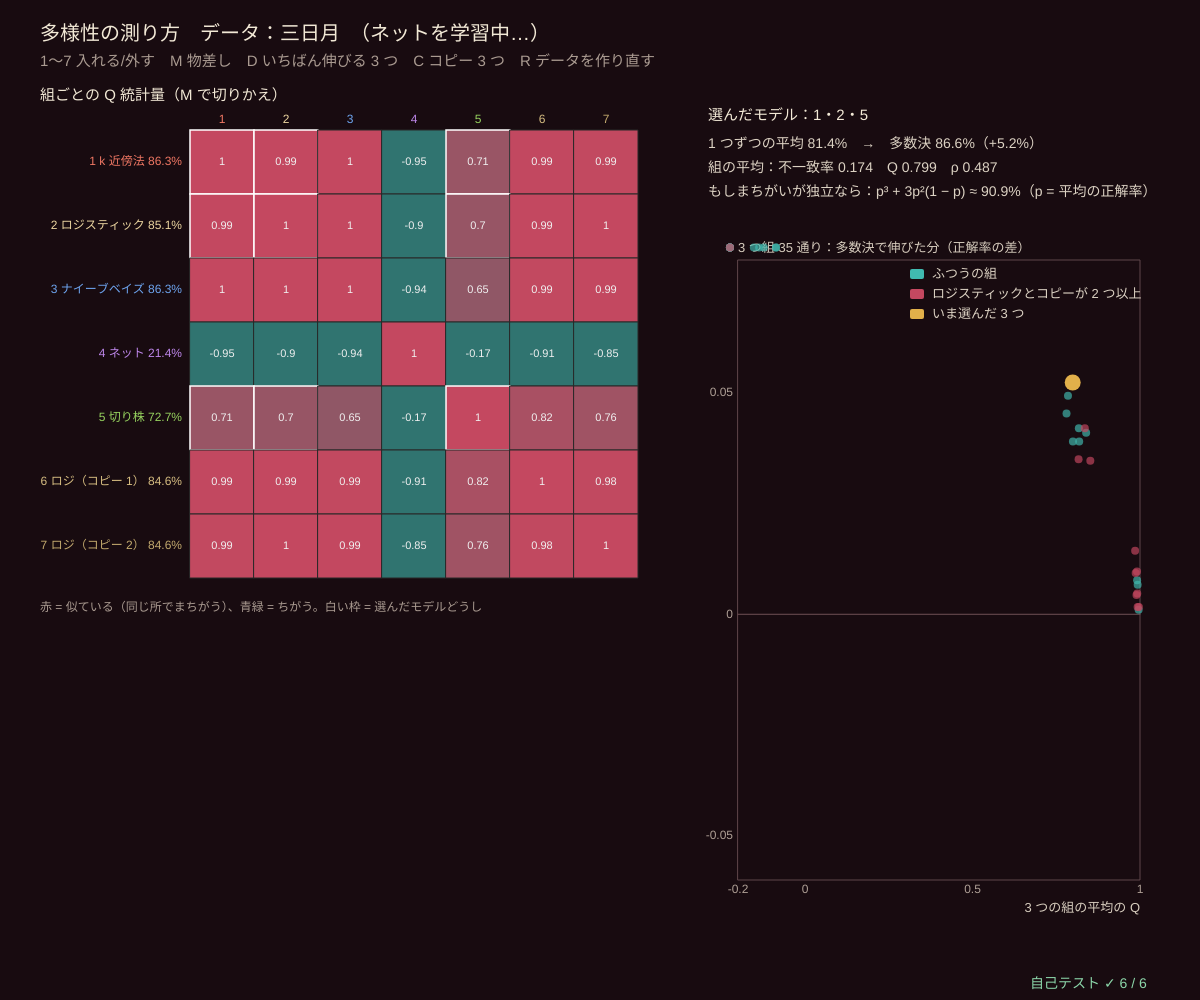
Frame 1 (no input)
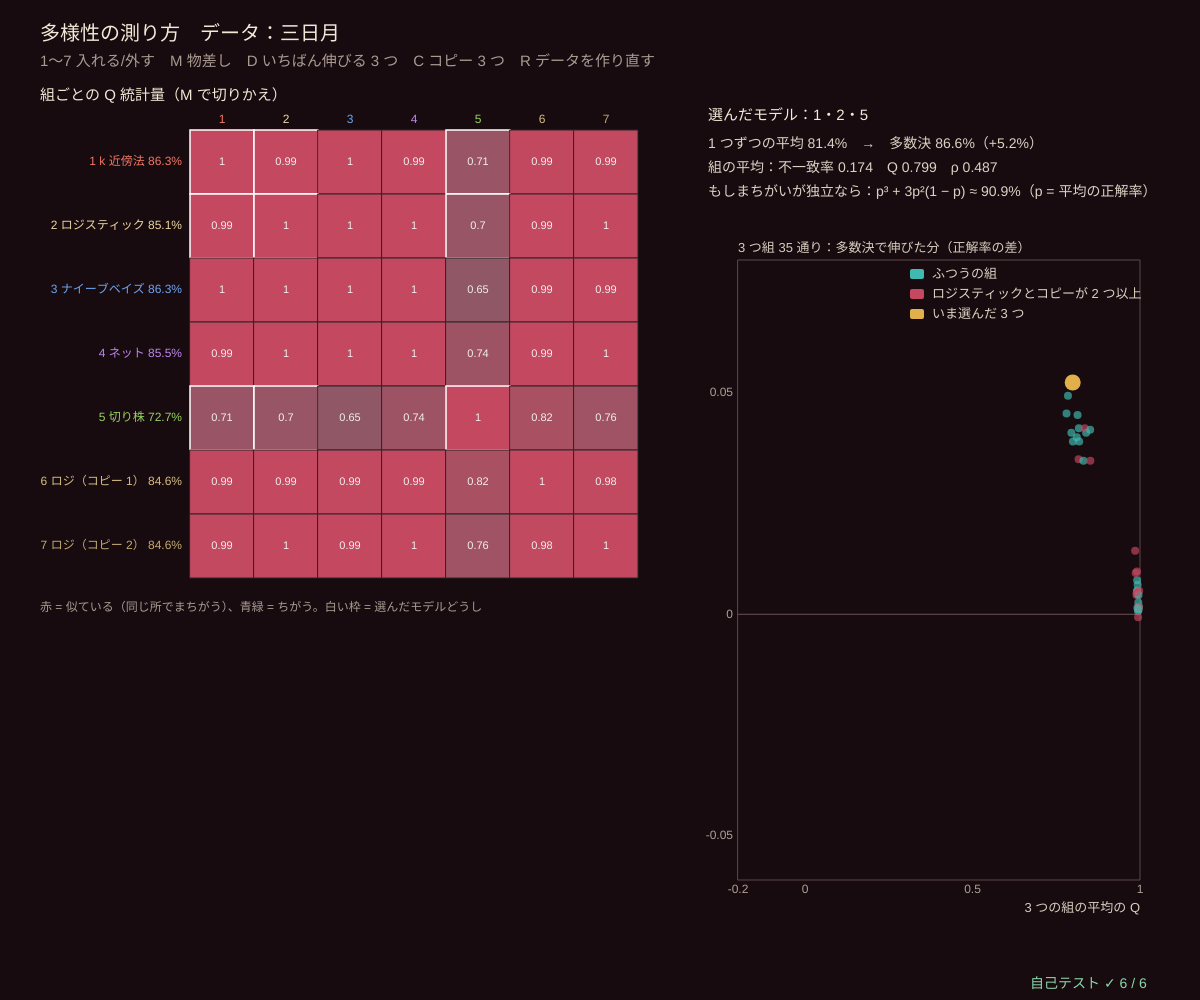
Frame 60 (no input)
Frame 120 (the mouse pressed at the canvas centre since frame 60): identical to frame 60, image omitted

The p5.js sketch that drew these frames (run headless with seeded random() and noise() and a simulated clock; from frame 60 on, the mouse is pressed at the canvas centre):

// p5.js sketch
// ── sketch.js
// ============================================
// 11 多様性の測り方 ─ 2 つのモデルの「当たり/はずれ」を 2 × 2 の表にして、似ている度合いを数で測る
// N11 = 両方当たり、N00 = 両方はずれ、N10・N01 = 片方だけ当たり。テストの点 N 個で数える
//   不一致率 = (N10 + N01)/N、Q 統計量 = (N11·N00 − N10·N01)/(N11·N00 + N10·N01)、相関 ρ = 当たり/はずれ（0/1）の相関係数
//   Q と ρ は −1〜1。1 に近い = 同じ所でまちがう（多数決しても伸びない）、0 = 独立、負 = 互いに補い合う
//   6・7 はロジスティック回帰（2）の「ほぼコピー」（ブートストラップで学習）。2・6・7 の多数決は 2 とほとんど同じ
//   右下 = 3 つ組 35 通り：横 = 平均の Q、縦 = 多数決で伸びた分（多数決の正解率 − 3 つの平均）
// 1〜7 モデルを入れる/外す / M 表の物差し / D いちばん伸びる 3 つ（コピーなし）/ C コピー 3 つ / R データを作り直す
// ============================================

let kind = 4, nTrain = 200, nTest = 1000, flipP = 0.1, seedD = 6, measure = 1;   // ★ measure：0 不一致率、1 Q、2 ρ
const NAMES7 = ['k 近傍法', 'ロジスティック', 'ナイーブベイズ', 'ネット', '切り株', 'ロジ（コピー 1）', 'ロジ（コピー 2）'];
const COL7 = [[240, 120, 100], [236, 214, 160], [110, 165, 240], [190, 135, 235], [150, 210, 95], [215, 190, 130], [195, 170, 110]];
const MEAS = ['不一致率', 'Q 統計量', '相関 ρ'];
let trainD, testD, models = [], correct = [], probs = [], use = [true, false, true, true, false, false, false], mlpLeft = 0, triples = [], bestTri = [0, 2, 3];

function setup() { createCanvas(windowWidth, windowHeight); textWrap(CHAR); pixelDensity(1); selfTest(); restart(); }
function restart() {
  trainD = makeData2D(kind, nTrain, flipP, seedD); testD = makeData2D(kind, nTest, flipP, seedD + 400);
  models = [fitBase(0, trainD.X, trainD.y), fitBase(1, trainD.X, trainD.y), fitBase(2, trainD.X, trainD.y), { type: 'mlp', net: makeMLP(2, 10, true, 7) }, fitBase(4, trainD.X, trainD.y)];
  seedRng(seedD * 5);
  for (let c = 0; c < 2; c++) { let b = bootIdx(nTrain); models.push(fitLogit(b.map((i) => trainD.X[i]), b.map((i) => trainD.y[i]), false)); }   // ほぼコピー
  mlpLeft = 300; refresh();
}
function bootIdx(n) { let a = []; for (let k = 0; k < n; k++) a.push(Math.floor(rnd() * n)); return a; }
function refresh() {
  probs = models.map((m) => testD.X.map((x) => probOf(m, x)));          // テストの点での確率（先に計算しておく）
  correct = probs.map((pk) => pk.map((p, i) => ((p > 0.5 ? 1 : 0) === testD.y[i] ? 1 : 0)));
  triples = [];
  for (let a = 0; a < 7; a++) for (let b = a + 1; b < 7; b++) for (let c = b + 1; c < 7; c++) {
    let ids = [a, b, c], q = meanOf([pairStats(correct[a], correct[b]).q, pairStats(correct[a], correct[c]).q, pairStats(correct[b], correct[c]).q]);
    triples.push({ ids, q, gain: majAcc(ids) - meanOf(ids.map((k) => meanOf(correct[k]))) });
  }
  bestTri = triples.filter((t) => t.ids.every((k) => k < 5)).sort((a, b) => b.gain - a.gain)[0].ids;   // コピーを使わない 3 つ組で、いちばん伸びる組
  if (mlpLeft <= 0) use = [0, 1, 2, 3, 4, 5, 6].map((k) => bestTri.includes(k));
}
// ★ 2 × 2 の表と 3 つの物差し（分母が 0 のとき：まったく同じ当たり方なら 1、それ以外は 0）
function pairStats(ca, cb) {
  let n11 = 0, n10 = 0, n01 = 0, n00 = 0;
  for (let i = 0; i < ca.length; i++) { if (ca[i] && cb[i]) n11++; else if (ca[i]) n10++; else if (cb[i]) n01++; else n00++; }
  let same = n10 + n01 === 0, dq = n11 * n00 + n10 * n01, dr = Math.sqrt((n11 + n10) * (n01 + n00) * (n11 + n01) * (n10 + n00));
  return { n11, n10, n01, n00, dis: (n10 + n01) / ca.length, q: dq > 0 ? (n11 * n00 - n10 * n01) / dq : same ? 1 : 0, rho: dr > 0 ? (n11 * n00 - n10 * n01) / dr : same ? 1 : 0 };
}
function majAcc(ids) { let ok = 0; for (let i = 0; i < nTest; i++) { let s = 0, ps = 0; for (let k of ids) { s += correct[k][i] ? (testD.y[i] ? 1 : 0) : testD.y[i] ? 0 : 1; ps += probs[k][i]; } let v = 2 * s > ids.length ? 1 : 2 * s < ids.length ? 0 : ps / ids.length > 0.5 ? 1 : 0; if (v === testD.y[i]) ok++; } return ok / nTest; }
function measOf(st) { return [st.dis, st.q, st.rho][measure]; }

function draw() {
  background(...BG_COL);
  if (mlpLeft > 0) { mlpTrain(models[3].net, trainD.X.map(centerX), trainD.y, 15, 0.03); mlpLeft -= 15; if (mlpLeft <= 0) refresh(); }
  // ---- 左：7 × 7 の表
  let cs = Math.min(64, (height - 260) / 7), gx = 190, gy = 130;
  noStroke(); fill(...INK); textSize(15); textAlign(LEFT, BASELINE); text('組ごとの ' + MEAS[measure] + '（M で切りかえ）', 40, gy - 30);
  for (let a = 0; a < 7; a++) {
    fill(...COL7[a]); textSize(12); textAlign(RIGHT, CENTER); text((a + 1) + ' ' + NAMES7[a] + ' ' + pctStr(meanOf(correct[a])), gx - 8, gy + a * cs + cs / 2);
    textAlign(CENTER, BOTTOM); text(a + 1, gx + a * cs + cs / 2, gy - 4);
    for (let b = 0; b < 7; b++) {
      let st = pairStats(correct[a], correct[b]), v = measOf(st), t = measure === 0 ? 1 - Math.min(1, v * 3) : clampv(v, 0, 1);
      fill(BG_COL[0] + t * (WINE[0] - BG_COL[0]) + (1 - t) * (TEAL[0] - BG_COL[0]) * 0.6, BG_COL[1] + t * (WINE[1] - BG_COL[1]) + (1 - t) * (TEAL[1] - BG_COL[1]) * 0.6, BG_COL[2] + t * (WINE[2] - BG_COL[2]) + (1 - t) * (TEAL[2] - BG_COL[2]) * 0.6);
      stroke(use[a] && use[b] ? 255 : 40); strokeWeight(use[a] && use[b] ? 1.5 : 1); rect(gx + b * cs, gy + a * cs, cs, cs);
      noStroke(); fill(240); textAlign(CENTER, CENTER); textSize(11); text(fmtNum(v, 2), gx + b * cs + cs / 2, gy + a * cs + cs / 2);
    }
  }
  fill(170, 155, 145); textSize(12); textAlign(LEFT, BASELINE);
  text('赤 = 似ている（同じ所でまちがう）、青緑 = ちがう。白い枠 = 選んだモデルどうし', 40, gy + 7 * cs + 24, gx + 7 * cs - 40);
  // ---- 右上：選んだモデルの多数決
  let rx = gx + 7 * cs + 70, ids = [0, 1, 2, 3, 4, 5, 6].filter((k) => use[k]), ty = 120;
  noStroke(); fill(...INK); textSize(15); textAlign(LEFT, BASELINE); text('選んだモデル：' + (ids.length ? ids.map((k) => k + 1).join('・') : 'なし'), rx, ty);
  if (ids.length) {
    let ind = meanOf(ids.map((k) => meanOf(correct[k]))), mj = majAcc(ids), prs = [];
    for (let a = 0; a < ids.length; a++) for (let b = a + 1; b < ids.length; b++) prs.push(pairStats(correct[ids[a]], correct[ids[b]]));
    fill(220, 210, 195); textSize(14);
    text('1 つずつの平均 ' + pctStr(ind) + '　→　多数決 ' + pctStr(mj) + '（' + (mj >= ind ? '+' : '') + pctStr(mj - ind) + '）', rx, ty + 28);
    if (prs.length) text('組の平均：不一致率 ' + fmtNum(meanOf(prs.map((p) => p.dis)), 3) + '　Q ' + fmtNum(meanOf(prs.map((p) => p.q)), 3) + '　ρ ' + fmtNum(meanOf(prs.map((p) => p.rho)), 3), rx, ty + 52);
    if (ids.length === 3) text('もしまちがいが独立なら：p³ + 3p²(1 − p) ≈ ' + pctStr(ind ** 3 + 3 * ind ** 2 * (1 - ind)) + '（p = 平均の正解率）', rx, ty + 76);
  }
  // ---- 右下：3 つ組 35 通り
  let g = { x: rx + 30, y: ty + 140, w: width - rx - 90, h: height - ty - 260, x0: -0.2, x1: 1, y0: -0.06, y1: 0.08 };
  plotAxes(g, '3 つの組の平均の Q', '3 つ組 35 通り：多数決で伸びた分（正解率の差）', [-0.2, 0, 0.5, 1], [-0.05, 0, 0.05]);
  stroke(110, 80, 85); line(g.x, gY(g, 0), g.x + g.w, gY(g, 0));
  for (let tr of triples) { let on = tr.ids.every((k) => use[k]) && ids.length === 3; noStroke(); fill(...(on ? GOLD : tr.ids.filter((k) => k >= 5).length + tr.ids.includes(1) >= 2 ? WINE : TEAL), on ? 255 : 170); circle(gX(g, tr.q), gY(g, tr.gain), on ? 16 : 8); }
  legend(g.x + g.w - 230, g.y + 14, [[TEAL, 'ふつうの組'], [WINE, 'ロジスティックとコピーが 2 つ以上'], [GOLD, 'いま選んだ 3 つ']]);
  // ---- 文字
  fill(...INK); textSize(20); textAlign(LEFT, BASELINE); text('多様性の測り方　データ：' + SHAPES[kind] + (mlpLeft > 0 ? '　（ネットを学習中…）' : ''), 40, 40);
  fill(170, 155, 145); textSize(15); text('1〜7 入れる/外す　M 物差し　D いちばん伸びる 3 つ　C コピー 3 つ　R データを作り直す', 40, 66);
  drawSelfTest(width - 170, height - 12);
}
function keyPressed() {
  for (let k = 1; k <= 7; k++) if (key === String(k)) use[k - 1] = !use[k - 1];
  if (key === 'm' || key === 'M') measure = (measure + 1) % 3;
  if (key === 'd' || key === 'D') use = [0, 1, 2, 3, 4, 5, 6].map((k) => bestTri.includes(k));
  if (key === 'c' || key === 'C') use = [false, true, false, false, false, true, true];
  if (key === 'r' || key === 'R') { seedD++; restart(); }
  return false;
}

// ---- 自己テスト
function selfTest() {
  selfTestResults = [];
  kind = 4; seedD = 6; restart(); mlpTrain(models[3].net, trainD.X.map(centerX), trainD.y, 300, 0.03); mlpLeft = 0; refresh();
  let okR = true, okSign = true, okP = true;
  for (let a = 0; a < 7; a++) for (let b = 0; b < 7; b++) {
    let st = pairStats(correct[a], correct[b]);
    if (!(st.q >= -1 && st.q <= 1 && st.rho >= -1 && st.rho <= 1 && st.dis >= 0 && st.dis <= 1)) okR = false;
    if (st.q * st.rho < -1e-12) okSign = false;
    let ma = meanOf(correct[a]), mb = meanOf(correct[b]), cov = 0, va = 0, vb = 0;     // ふつうのピアソンの相関係数
    for (let i = 0; i < nTest; i++) { cov += (correct[a][i] - ma) * (correct[b][i] - mb); va += (correct[a][i] - ma) ** 2; vb += (correct[b][i] - mb) ** 2; }
    if (va > 0 && vb > 0 && Math.abs(cov / Math.sqrt(va * vb) - st.rho) > 1e-9) okP = false;
  }
  check('49 組すべてで Q・ρ は −1〜1、不一致率は 0〜1', okR);
  check('ρ = 当たり/はずれ（0/1）のピアソンの相関係数（1e-9）、Q と ρ は同じ符号', okP && okSign);
  let self = pairStats(correct[2], correct[2]), allOk = pairStats([1, 1, 1], [1, 1, 1]);
  check('同じモデルどうし：Q = 1、ρ = 1、不一致率 = 0（全部当たりの 0/0 の場合も 1）', self.q === 1 && self.rho === 1 && self.dis === 0 && allOk.q === 1 && allOk.rho === 1);
  let cl = majAcc([1, 5, 6]), lo = meanOf(correct[1]), dv = majAcc(bestTri), dvi = meanOf(bestTri.map((k) => meanOf(correct[k])));
  let qOf = (ids) => meanOf([pairStats(correct[ids[0]], correct[ids[1]]).q, pairStats(correct[ids[0]], correct[ids[2]]).q, pairStats(correct[ids[1]], correct[ids[2]]).q]);
  check('コピー 3 つ：Q ' + fmtNum(qOf([1, 5, 6]), 2) + '、多数決 ' + pctStr(cl) + ' ≈ ロジスティック 1 つ ' + pctStr(lo) + '（1% 以内）', Math.abs(cl - lo) <= 0.01 && qOf([1, 5, 6]) > 0.95);
  check('いちばん伸びる 3 つ（' + bestTri.map((k) => k + 1).join('・') + '）：Q ' + fmtNum(qOf(bestTri), 2) + ' < コピー 3 つ、多数決で +' + pctStr(dv - dvi), qOf(bestTri) < qOf([1, 5, 6]) && dv - dvi > 0.02 && dv - dvi > cl - lo);
  seedRng(21); let T = 20000, mj = 0, c3 = [[], [], []];
  for (let t = 0; t < T; t++) { let v = [0, 1, 2].map(() => (rnd() < 0.7 ? 1 : 0)); v.forEach((x, k) => c3[k].push(x)); if (sumArr(v) >= 2) mj++; }
  let qi = pairStats(c3[0], c3[1]).q;
  check('独立にまちがう 3 つ（p = 0.7）：多数決 ' + pctStr(mj / T) + ' ≈ p³ + 3p²(1 − p) = 78.4%、Q ≈ 0（' + fmtNum(qi, 3) + '）', Math.abs(mj / T - 0.784) < 0.01 && Math.abs(qi) < 0.05);
  reportSelfTest();
}

// ---------- やってみよう ----------
// 1. C（コピー 3 つ）と D（いちばん伸びる 3 つ）を押しくらべよう。多数決で伸びる分は？ 表の Q は？
// 2. M で 3 つの物差しを切りかえよう。順位（どの組がいちばん似ているか）は同じ？
// 3. 右下の 35 点で、Q が小さい組ほど伸びが大きい？ 例外はどんな組？（弱いモデルが 2 つ入ると…）
// 4. 5（切り株）は弱いが、ほかと「ちがう」。入れると多数決は上がる？ 下がる？
// 5. 02〜03 の「平均でばらつきが減る」・01 の「独立なら多数決は強い」を、ここでは実際のモデルで測っている

// ==================================================
// ここから下は「アンサンブル学習の道具」（中身は読まなくても OK。消さないでね）
// ==================================================
// ---- 小さな道具：はさむ・合計・平均・いちばん大きい番号・数の表示
function clampv(v, a, b) { return v < a ? a : v > b ? b : v !== v ? a : v; }     // NaN なら a に戻す
function sumArr(a) { let s = 0; for (let v of a) s += v; return s; }
function meanOf(a) { return a.length ? sumArr(a) / a.length : 0; }
function varOf(a) { let m = meanOf(a), s = 0; for (let v of a) s += (v - m) * (v - m); return a.length ? s / a.length : 0; }   // ÷n の分散
function argMaxArr(a) { let b = 0; for (let i = 1; i < a.length; i++) if (a[i] > a[b]) b = i; return b; }   // 同点なら小さい番号
function sigm(z) { return 1 / (1 + Math.exp(-clampv(z, -40, 40))); }
function fmtNum(v, d) { if (typeof v !== 'number' || !isFinite(v)) return '?'; let s = (+v.toFixed(d === undefined ? 2 : d)).toString(); return s === '-0' ? '0' : s; }
function pctStr(v) { return fmtNum(100 * v, 1) + '%'; }
// ---- 種つきの乱数（同じ種なら毎回同じ列）
let rngState = 1;
function seedRng(s) { rngState = (s >>> 0) || 1; }
function rnd() {                       // 0〜1 の一様乱数（mulberry32）
  rngState = (rngState + 0x6d2b79f5) >>> 0;
  let t = rngState;
  t = Math.imul(t ^ (t >>> 15), t | 1);
  t ^= t + Math.imul(t ^ (t >>> 7), t | 61);
  return ((t ^ (t >>> 14)) >>> 0) / 4294967296;
}
function rndInt(a, b) { return a + Math.floor(rnd() * (b - a + 1)); }
function rndGauss() { let u = Math.max(1e-12, rnd()), v = rnd(); return Math.sqrt(-2 * Math.log(u)) * Math.cos(2 * Math.PI * v); }   // 標準正規分布
function shuffleArr(a) { for (let i = a.length - 1; i > 0; i--) { let j = Math.floor(rnd() * (i + 1)); [a[i], a[j]] = [a[j], a[i]]; } return a; }
// ---- 合成データ（[0, 1]² の 2 次元、2 クラス、種つき）。kind = 0 かたまり / 1 斜め / 2 円 / 3 XOR / 4 三日月 / 5 しま
const SHAPES = ['かたまり', '斜め', '円', 'XOR', '三日月', 'しま'];
function trueLabel(kind, u, v) {
  if (kind === 0) return (u - 0.32) ** 2 + (v - 0.36) ** 2 < (u - 0.68) ** 2 + (v - 0.64) ** 2 + 0.03 * Math.sin(9 * u) ? 0 : 1;
  if (kind === 1) return u + 0.8 * v > 0.9 ? 1 : 0;
  if (kind === 2) return (u - 0.5) ** 2 + (v - 0.5) ** 2 < 0.09 ? 1 : 0;
  if (kind === 3) return (u > 0.5) !== (v > 0.5) ? 1 : 0;
  if (kind === 4) return v > 0.5 + 0.28 * Math.cos(Math.PI * (1.6 * u - 0.3)) - 0.18 ? 1 : 0;
  return Math.sin(10 * u + 3 * v) > 0 ? 1 : 0;
}
// n 個、flip = ラベルをわざと入れかえる割合（ノイズ）
function makeData2D(kind, n, flip, seed) {
  seedRng(seed);
  let X = [], y = [];
  for (let i = 0; i < n; i++) {
    let u = 0.02 + 0.96 * rnd(), v = 0.02 + 0.96 * rnd(), c = trueLabel(kind, u, v);
    if (rnd() < flip) c = 1 - c;
    X.push([u, v]); y.push(c);
  }
  return { X, y };
}
// ---- 連立 1 次方程式 A w = b（部分ピボットつきのガウスの消去法）。ridge = 対角に足す小さな数（解けないのを防ぐ）
function solveLin(A, b, ridge) {
  let n = b.length, M = A.map((r, i) => r.slice().concat([b[i]]));
  for (let i = 0; i < n; i++) M[i][i] += ridge || 0;
  for (let c = 0; c < n; c++) {
    let p = c; for (let r = c + 1; r < n; r++) if (Math.abs(M[r][c]) > Math.abs(M[p][c])) p = r;
    if (Math.abs(M[p][c]) < 1e-14) continue;
    [M[c], M[p]] = [M[p], M[c]];
    for (let r = 0; r < n; r++) if (r !== c) { let f = M[r][c] / M[c][c]; if (f !== 0) for (let k = c; k <= n; k++) M[r][k] -= f * M[c][k]; }
  }
  return M.map((r, i) => (Math.abs(r[i]) < 1e-14 ? 0 : r[n] / r[i]));
}
// ---- k 近傍法：近い k 個のうちクラス 1 の割合 = 確率
function fitKnn(X, y, k) { return { type: 'knn', X, y, k }; }
function knnProb(m, x) {
  let bd = [], bc = [], k = Math.min(m.k, m.X.length);
  for (let i = 0; i < m.X.length; i++) {
    let d = (m.X[i][0] - x[0]) ** 2 + (m.X[i][1] - x[1]) ** 2;
    if (bd.length < k || d < bd[bd.length - 1]) {      // 小さい順の列に挿入（並べ替えはしない）
      let q = bd.length < k ? bd.length : bd.length - 1;
      while (q > 0 && bd[q - 1] > d) { bd[q] = bd[q - 1]; bc[q] = bc[q - 1]; q--; }
      bd[q] = d; bc[q] = m.y[i];
    }
  }
  return k ? sumArr(bc) / k : 0.5;
}
// ---- ロジスティック回帰（ニュートン法、L2 正則化 λ）。F = 特徴量ベクトルの列、戻り値 = 重み w
function fitLogitVec(F, y, lam, iters) {
  let d = F[0].length, w = new Array(d).fill(0);
  for (let it = 0; it < (iters || 25); it++) {
    let g = new Array(d).fill(0), H = Array.from({ length: d }, () => new Array(d).fill(0));
    for (let i = 0; i < F.length; i++) {
      let f = F[i], p = sigm(dotV(w, f)), r = p - y[i], s = Math.max(1e-6, p * (1 - p));
      for (let a = 0; a < d; a++) { g[a] += r * f[a]; for (let b = 0; b < d; b++) H[a][b] += s * f[a] * f[b]; }
    }
    for (let a = 0; a < d; a++) { g[a] += lam * w[a]; H[a][a] += lam; }
    let dw = solveLin(H, g, 0), big = 0;
    for (let a = 0; a < d; a++) { w[a] -= clampv(dw[a], -20, 20); big = Math.max(big, Math.abs(dw[a])); }
    if (big < 1e-9) break;
  }
  return w;
}
function dotV(a, b) { let s = 0; for (let i = 0; i < a.length; i++) s += a[i] * b[i]; return s; }
function logitFeat(x, quad) { let u = x[0] - 0.5, v = x[1] - 0.5; return quad ? [1, u, v, u * u, v * v, u * v] : [1, u, v]; }
function fitLogit(X, y, quad, lam) { return { type: 'logit', quad: !!quad, w: fitLogitVec(X.map((x) => logitFeat(x, quad)), y, lam === undefined ? 0.01 : lam) }; }
function logitProb(m, x) { return sigm(dotV(m.w, logitFeat(x, m.quad))); }
// ---- ガウスのナイーブベイズ：クラスごとに、特徴量ごとの平均と分散（特徴量どうしは独立と仮定）
function fitNB(X, y) {
  let m = { type: 'nb', prior: [0, 0], mu: [[0, 0], [0, 0]], va: [[0, 0], [0, 0]] };
  for (let c = 0; c < 2; c++) {
    let pts = X.filter((_, i) => y[i] === c); m.prior[c] = (pts.length + 1) / (X.length + 2);
    for (let f = 0; f < 2; f++) { let col = pts.map((p) => p[f]); m.mu[c][f] = col.length ? meanOf(col) : 0.5; m.va[c][f] = Math.max(1e-3, varOf(col)); }
  }
  return m;
}
function nbProb(m, x) {
  let lg = [0, 1].map((c) => Math.log(m.prior[c]) + [0, 1].reduce((s, f) => s - 0.5 * Math.log(2 * Math.PI * m.va[c][f]) - (x[f] - m.mu[c][f]) ** 2 / (2 * m.va[c][f]), 0));
  return sigm(lg[1] - lg[0]);
}
// ---- 隠れ層 1 層のニューラルネット（tanh）。cls = true なら出力はシグモイド（交差エントロピー）、false なら直線（2 乗誤差 / 2）
// 学習はフルバッチの Adam。mlpTrain(net, X, y, 回数) を 1 フレームに少しずつ呼べば画面は止まらない
function makeMLP(nIn, nH, cls, seed) {
  seedRng(seed);
  let s1 = 1.5 / Math.sqrt(nIn), net = { nIn, nH, cls, W1: [], b1: [], W2: [], b2: 0, t: 0, ad: null };
  for (let j = 0; j < nH; j++) { net.W1.push(Array.from({ length: nIn }, () => s1 * rndGauss())); net.b1.push(0.5 * rndGauss()); net.W2.push(rndGauss() / Math.sqrt(nH)); }
  return net;
}
function mlpOut(net, x) {
  let o = net.b2;
  for (let j = 0; j < net.nH; j++) { let z = net.b1[j]; for (let k = 0; k < net.nIn; k++) z += net.W1[j][k] * x[k]; o += net.W2[j] * Math.tanh(z); }
  return net.cls ? sigm(o) : o;
}
function mlpLoss(net, X, y) {
  let L = 0;
  for (let i = 0; i < X.length; i++) { let p = mlpOut(net, X[i]); L += net.cls ? -(y[i] ? Math.log(Math.max(1e-12, p)) : Math.log(Math.max(1e-12, 1 - p))) : 0.5 * (p - y[i]) ** 2; }
  return X.length ? L / X.length : 0;
}
// 誤差逆伝播：平均の損失の勾配（W1, b1, W2, b2 と同じ形）
function mlpGrad(net, X, y) {
  let g = { W1: net.W1.map((r) => r.map(() => 0)), b1: net.b1.map(() => 0), W2: net.W2.map(() => 0), b2: 0 }, h = new Array(net.nH), n = X.length || 1;
  for (let i = 0; i < X.length; i++) {
    let x = X[i], o = net.b2;
    for (let j = 0; j < net.nH; j++) { let z = net.b1[j]; for (let k = 0; k < net.nIn; k++) z += net.W1[j][k] * x[k]; h[j] = Math.tanh(z); o += net.W2[j] * h[j]; }
    let d = ((net.cls ? sigm(o) : o) - y[i]) / n;              // どちらの損失でも出力の誤差は (予測 − 正解)
    g.b2 += d;
    for (let j = 0; j < net.nH; j++) { g.W2[j] += d * h[j]; let dz = d * net.W2[j] * (1 - h[j] * h[j]); g.b1[j] += dz; for (let k = 0; k < net.nIn; k++) g.W1[j][k] += dz * x[k]; }
  }
  return g;
}
function mlpParams(o) { return [].concat(...o.W1, o.b1, o.W2, [o.b2]); }   // 全部のパラメータを 1 列に
function mlpSetParams(net, p) { let q = 0; for (let j = 0; j < net.nH; j++) for (let k = 0; k < net.nIn; k++) net.W1[j][k] = p[q++]; for (let j = 0; j < net.nH; j++) net.b1[j] = p[q++]; for (let j = 0; j < net.nH; j++) net.W2[j] = p[q++]; net.b2 = p[q++]; }
function mlpTrain(net, X, y, iters, lr, wd) {   // Adam（β1 = 0.9, β2 = 0.999）、wd = 重みの減衰
  let p = mlpParams(net);
  if (!net.ad) net.ad = { m: p.map(() => 0), v: p.map(() => 0) };
  for (let it = 0; it < iters; it++) {
    let g = mlpParams(mlpGrad(net, X, y)); net.t++;
    let b1t = 1 - Math.pow(0.9, net.t), b2t = 1 - Math.pow(0.999, net.t);
    for (let q = 0; q < p.length; q++) {
      let gq = g[q] + (wd || 0) * p[q];
      net.ad.m[q] = 0.9 * net.ad.m[q] + 0.1 * gq; net.ad.v[q] = 0.999 * net.ad.v[q] + 0.001 * gq * gq;
      p[q] = clampv(p[q] - (lr || 0.02) * (net.ad.m[q] / b1t) / (Math.sqrt(net.ad.v[q] / b2t) + 1e-8), -50, 50);
    }
    mlpSetParams(net, p);
  }
}
// ---- 切り株（深さ 1 の木）：特徴量 1 つ × しきい値 1 つ。重み w つき。左右の葉 = クラス 1 の重みの割合（確率）
function fitStump(X, y, w) {
  let n = X.length, W = 0, W1 = 0, best = null;
  for (let i = 0; i < n; i++) { let wi = w ? w[i] : 1; W += wi; if (y[i]) W1 += wi; }
  for (let f = 0; f < 2; f++) {
    let ord = X.map((_, i) => i).sort((a, b) => X[a][f] - X[b][f]), lw = 0, l1 = 0;
    for (let q = 0; q < n - 1; q++) {
      let i = ord[q], wi = w ? w[i] : 1; lw += wi; if (y[i]) l1 += wi;
      let v0 = X[i][f], v1 = X[ord[q + 1]][f]; if (!(v1 > v0)) continue;
      let err = Math.min(l1, lw - l1) + Math.min(W1 - l1, W - lw - (W1 - l1));   // 左右それぞれ多数決にしたときの重みつき誤り
      if (!best || err < best.err - 1e-12) best = { feat: f, thr: (v0 + v1) / 2, lw, l1, err };
    }
  }
  if (!best) return { type: 'stump', feat: 0, thr: 2, pl: (W1 + 1) / (W + 2), pr: 0.5, err: Math.min(W1, W - W1) };
  return { type: 'stump', feat: best.feat, thr: best.thr, pl: (best.l1 + 0.5) / (best.lw + 1), pr: (W1 - best.l1 + 0.5) / (W - best.lw + 1), err: best.err };
}
function stumpProb(m, x) { return x[m.feat] <= m.thr ? m.pl : m.pr; }
// ---- 5 種類の「ちがうモデル」をまとめて扱う：fitBase(番号, X, y) → モデル、probOf(モデル, x) → クラス 1 の確率
const BASE_NAMES = ['k 近傍法', 'ロジスティック回帰', 'ナイーブベイズ', 'ニューラルネット', '切り株'];
const BASE_COL = [[240, 120, 100], [236, 214, 160], [110, 165, 240], [190, 135, 235], [150, 210, 95]];   // ★ モデルの色
function fitBase(kind, X, y, seed) {
  if (kind === 0) return fitKnn(X, y, 15);                     // ★ k = 15
  if (kind === 1) return fitLogit(X, y, false);                // 直線の境界
  if (kind === 2) return fitNB(X, y);
  if (kind === 3) { let net = makeMLP(2, 10, true, seed || 7), Xc = X.map(centerX); mlpTrain(net, Xc, y, 300, 0.03); return { type: 'mlp', net }; }
  return fitStump(X, y);
}
function centerX(x) { return [2 * x[0] - 1, 2 * x[1] - 1]; }  // ネットには [−1, 1] に直して渡す
function probOf(m, x) {
  if (m.type === 'knn') return knnProb(m, x);
  if (m.type === 'logit') return logitProb(m, x);
  if (m.type === 'nb') return nbProb(m, x);
  if (m.type === 'mlp') return mlpOut(m.net, centerX(x));
  if (m.type === 'stump') return stumpProb(m, x);
  return 0.5;
}
function predOf(m, x) { return probOf(m, x) > 0.5 ? 1 : 0; }
function accuracyOf(fn, X, y) { let ok = 0; for (let i = 0; i < X.length; i++) if (fn(X[i]) === y[i]) ok++; return X.length ? ok / X.length : 0; }
// 投票：hard = 多数決（同数ならソフトの確率で決める）、soft = 確率の平均
function hardVote(ms, x) { let v = 0; for (let m of ms) v += predOf(m, x); return 2 * v > ms.length ? 1 : 2 * v < ms.length ? 0 : softVote(ms, x) > 0.5 ? 1 : 0; }
function softVote(ms, x) { let s = 0; for (let m of ms) s += probOf(m, x); return ms.length ? s / ms.length : 0.5; }
// ---- 描く道具：色（オーケストラ：えんじ色の黒、象牙色、金管の金、弦の青緑）、領域の絵、点
const BG_COL = [24, 11, 16];                                     // 背景（えんじ色の黒）
const INK = [242, 233, 214], GOLD = [226, 176, 74], TEAL = [64, 186, 176], WINE = [196, 72, 96];
const CLS_COL = [[226, 170, 70], [60, 182, 176]];                // ★ クラス 0（金）・クラス 1（青緑）の色
function probCol(p, k) {             // クラス 1 の確率 → 背景と混ぜた色（k = 濃さ）
  let c = [], a = clampv(k === undefined ? 0.55 : k, 0, 1) * Math.abs(2 * p - 1) + 0.12;
  for (let q = 0; q < 3; q++) c.push(BG_COL[q] + ((p > 0.5 ? CLS_COL[1][q] : CLS_COL[0][q]) - BG_COL[q]) * a);
  return c;
}
// img の全部の画素に fn(u, v) → [r, g, b] を塗る（u は右向き、v は上向き、どちらも 0〜1）
function paintImage(img, fn) {
  img.loadPixels();
  let W = img.width, H = img.height;
  for (let py = 0; py < H; py++) for (let px = 0; px < W; px++) {
    let c = fn((px + 0.5) / W, 1 - (py + 0.5) / H), i = 4 * (px + W * py);
    img.pixels[i] = c[0]; img.pixels[i + 1] = c[1]; img.pixels[i + 2] = c[2]; img.pixels[i + 3] = 255;
  }
  img.updatePixels();
}
function toPx(bx, u, v) { return [bx.x + u * bx.w, bx.y + (1 - v) * bx.h]; }   // [0,1]² → 画面
function fromPx(bx, px, py) { return [(px - bx.x) / bx.w, 1 - (py - bx.y) / bx.h]; }
function drawPoints(bx, X, y, r) {
  stroke(10); strokeWeight(1);
  for (let i = 0; i < X.length; i++) { let p = toPx(bx, X[i][0], X[i][1]); fill(...CLS_COL[y[i]]); circle(p[0], p[1], r); }
}
function frameBox(bx, col) { noFill(); stroke(...(col || [110, 80, 85])); strokeWeight(1); rect(bx.x, bx.y, bx.w, bx.h); }
// ---- グラフの道具：g = { x, y, w, h, x0, x1, y0, y1 }
function gX(g, v) { return g.x + clampv((v - g.x0) / (g.x1 - g.x0), -0.02, 1.02) * g.w; }
function gY(g, v) { return g.y + g.h - clampv((v - g.y0) / (g.y1 - g.y0), -0.02, 1.02) * g.h; }
function plotAxes(g, xl, yl, xt, yt) {
  stroke(95, 70, 75); strokeWeight(1); noFill(); rect(g.x, g.y, g.w, g.h);
  noStroke(); fill(175, 160, 150); textSize(12); textAlign(CENTER, TOP);
  for (let v of xt) text(+v.toPrecision(3), gX(g, v), g.y + g.h + 4);
  textAlign(RIGHT, CENTER);
  for (let v of yt) text(+v.toPrecision(3), g.x - 5, gY(g, v));
  textAlign(LEFT, BASELINE); fill(215, 205, 190); textSize(13);
  text(xl, g.x + g.w - textWidth(xl), g.y + g.h + 32); text(yl, g.x, g.y - 8);
}
function polyline(pts) {               // 点が 2 つ以上あるときだけ折れ線を描く（空の beginShape を作らない）
  if (pts.length < 2) return;
  noFill(); beginShape(); for (let p of pts) vertex(p[0], p[1]); endShape();
}
function legend(x, y, items) {         // items = [[色, 名前], …]
  textSize(13); textAlign(LEFT, CENTER); noStroke();
  items.forEach(([c, s], k) => { fill(...c); rect(x, y + 20 * k - 5, 14, 10, 2); fill(220, 210, 195); text(s, x + 22, y + 20 * k); });
}
// ---- 自己テストの道具
let selfTestResults = [];
function check(name, cond) { selfTestResults.push({ name, ok: !!cond }); }
function near(a, b, tol) { return a !== null && a !== undefined && isFinite(a) && Math.abs(a - b) <= (tol === undefined ? 1e-9 : tol); }
function noNaN(v) { return Array.isArray(v) || ArrayBuffer.isView(v) ? Array.from(v).every(noNaN) : !(typeof v === 'number' && !isFinite(v)); }
function reportSelfTest() { for (let r of selfTestResults) (r.ok ? console.log : console.error)((r.ok ? '✓ ' : '✗ ') + r.name); }
function selfTestLine() { let n = selfTestResults.filter((r) => r.ok).length; return '自己テスト ' + (n === selfTestResults.length ? '✓ ' : '✗ ') + n + ' / ' + selfTestResults.length; }
function drawSelfTest(x, y) { noStroke(); fill(selfTestResults.every((r) => r.ok) ? color(140, 215, 170) : color(255, 90, 110)); textSize(14); textAlign(LEFT, BASELINE); text(selfTestLine(), x, y); }
